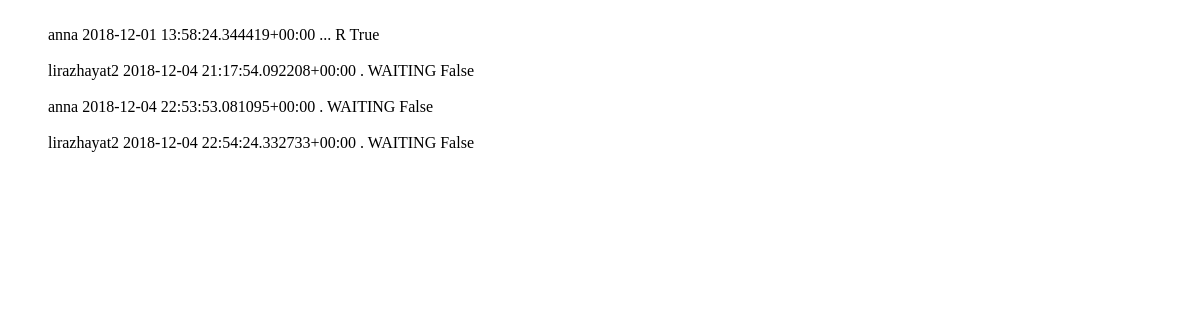
/polls/orders, run on an earlier commit of the app's database.
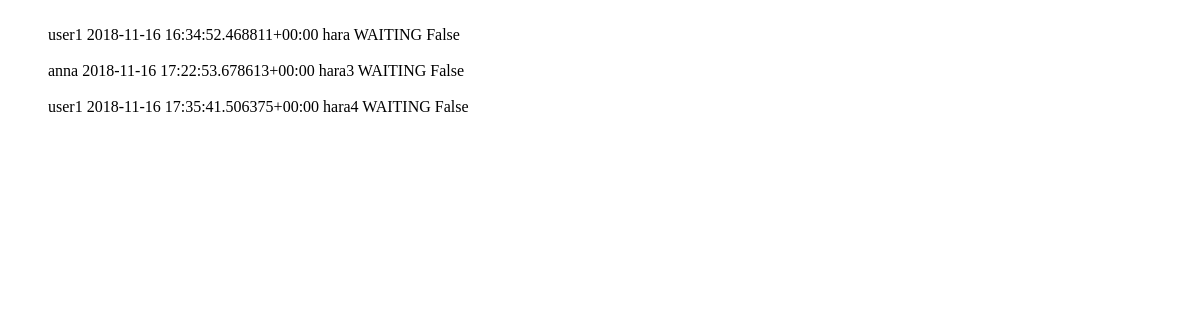
And on a later commit of the database.
### polls/models.py (models this page shows)
class Order(models.Model):
    user = models.ForeignKey(User, on_delete=models.CASCADE) #costumer ID
    orderDate = models.DateTimeField(auto_now_add=True) #the date of order creation
    ORDER_STATUS = (
        ('W', 'WAITING'),
        ('R', 'READY'),
        ('T', 'TAKE'),
    )
    orderStatus = models.CharField(max_length=1, choices=ORDER_STATUS, default='WAITING')
    remarks = models.CharField(max_length=300)  #remarks of the order
    ifSupplied = models.BooleanField(default=False)
    def __str__(self):
        return str(self.user) + " " +str(self.orderDate) +" " + str(self.remarks) + " " +str(self.orderStatus) + " " + str(self.ifSupplied)

### polls/views.py (the view)
# urls.py: path('orders', views.OrderView.as_view(), name='orders'),
class OrderView(generic.ListView):
    context_object_name = 'all_generics'
    template_name ='polls/generic_list.html'
    def get_queryset(self):
        return Order.objects.all()

### polls/models.py (called while the page is built)
def get_first_name(self):
    return str(self.username)

### polls/templates/polls/generic_list.html
{% if all_generics %}
    <ul>
    {% for generic in all_generics %}
        <br>{{generic}}</br>
    {% endfor %}
    </ul>
{% else %}
    <p>No items are available.</p>
{% endif %}

What changed in the data, as far as the page shows it:
removed Order: user+orderDate+remarks "anna 2018-12-01 13:58:24.344419+00:00 ... R True"
removed Order: user+orderDate+remarks "lirazhayat2 2018-12-04 21:17:54.092208+00:00 . WAITING False"
removed Order: user+orderDate+remarks "anna 2018-12-04 22:53:53.081095+00:00 . WAITING False"
removed Order: user+orderDate+remarks "lirazhayat2 2018-12-04 22:54:24.332733+00:00 . WAITING False"
added Order: user+orderDate+remarks "user1 2018-11-16 16:34:52.468811+00:00 hara WAITING False"
added Order: user+orderDate+remarks "anna 2018-11-16 17:22:53.678613+00:00 hara3 WAITING False"
added Order: user+orderDate+remarks "user1 2018-11-16 17:35:41.506375+00:00 hara4 WAITING False"
